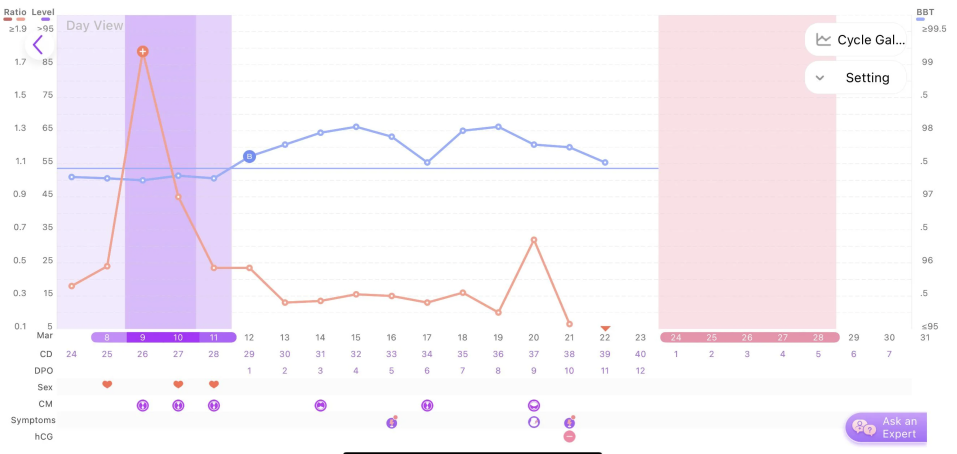
#> input picture real-screen-1.png, 2870 x 1360 px (shown at 1/3 size)
$ python -i plot_region.py   (imports and definitions only)
#> lines starting #> are read from the running program, lines starting #| are printed output that depends on the picture; after the words box and inside, x2 and y2 are one past the last pixel; in counts of white or black regions, pixels touching at a corner belong together
#> further down, picture is the input picture: shape (1360, 2870, 3); mean B, G, R 248.2, 241.1, 247.7
"""Plot-region (chart bounding-box) detection.

Strategy:
  1. Get the bounding box of all "data ink" — the union of BBT-blue and
     LH-orange pixels (purple Level is ALSO useful for boundary estimation
     even though we don't predict it, so we include it here too). Inflate the
     box by a small margin to recover the plot box that contains it.
  2. Detect horizontal gridlines via morphology — the longest horizontal pale
     strokes in the image. Use their min/max y as top/bottom of plot.
  3. Reconcile (1) and (2): take the gridline y-extent when it's plausible,
     else fall back to the ink bbox y-extent.
  4. As a last resort, use FALLBACK_PLOT_RATIOS.

The detected box is in WORKING-CANVAS pixel coordinates.
"""

from __future__ import annotations

from dataclasses import dataclass

import cv2
import numpy as np

from .color_segmentation import SeriesMasks
from .constants import FALLBACK_PLOT_RATIOS


@dataclass
class PlotRegion:
    x0: int  # left, inclusive
    y0: int  # top, inclusive
    x1: int  # right, inclusive
    y1: int  # bottom, inclusive
    method: str  # "ink+grid" | "ink" | "grid" | "fallback" — for debugging

    @property
    def width(self) -> int:
        return self.x1 - self.x0

    @property
    def height(self) -> int:
        return self.y1 - self.y0


# [59 lines left out: function _ink_bbox, not called in this run]


def _gridline_band(bgr: np.ndarray) -> tuple[int, int] | None:
    """Return (y_top, y_bottom) of the horizontal gridline band, or None.

    Same neutral-saturation gate as the vertical-gridline detector: tinted
    capsule backgrounds in the date row below the chart fall in the same
    brightness window as gridlines and were dragging y_bottom down past the
    actual plot area.
    """
    gray = cv2.cvtColor(bgr, cv2.COLOR_BGR2GRAY)
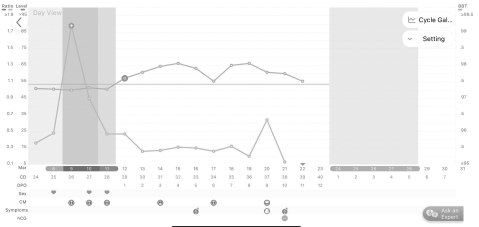
#> gray: shape (1360, 2870) (shown at 1/6 size); min 0, max 255, mean 243.9
    hsv = cv2.cvtColor(bgr, cv2.COLOR_BGR2HSV)
#> hsv: shape (1360, 2870, 3); mean H, S, V 45.5, 11.3, 251.6
    sat = hsv[:, :, 1]
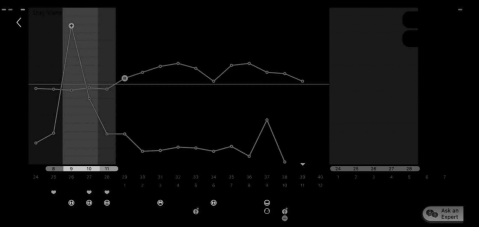
#> sat: shape (1360, 2870) (shown at 1/6 size); min 0, max 207, mean 11.3
    pale = cv2.inRange(gray, 228, 247)
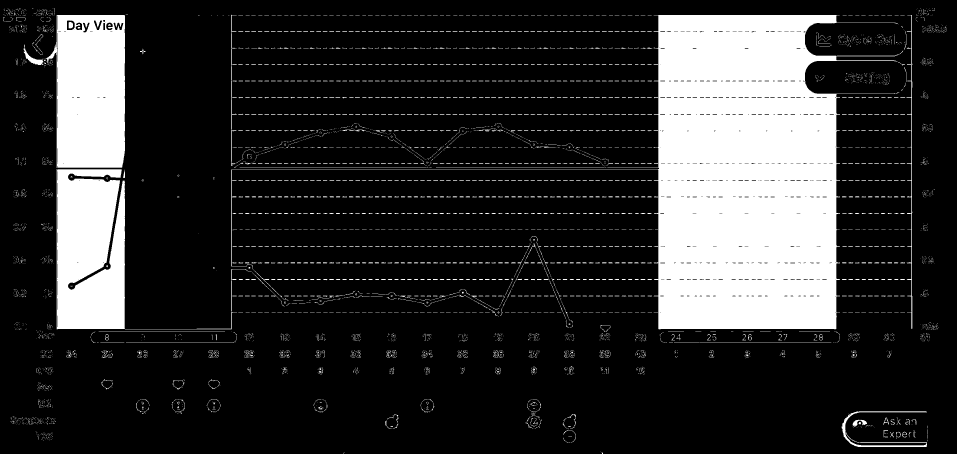
#> pale: shape (1360, 2870) (shown at 1/3 size); 18.8% white; 5369 white regions (4121 under 20 px), largest, box (x1, y1, x2, y2) and area: (694, 45, 2709, 988) 485498, (170, 507, 755, 988) 92851, (136, 45, 375, 504) 91382
    neutral = cv2.inRange(sat, 0, 18)
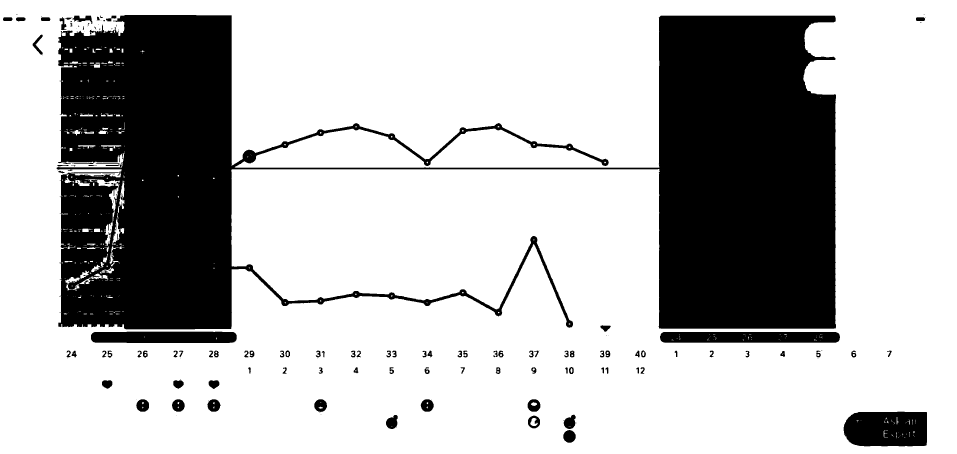
#> neutral: shape (1360, 2870) (shown at 1/3 size); 73.2% white; 189 black regions (88 under 20 px), largest, box (x1, y1, x2, y2) and area: (170, 45, 2508, 988) 964069, (2531, 1235, 2781, 1339) 24018, (1980, 996, 2520, 1028) 16899
    pale = cv2.bitwise_and(pale, neutral)
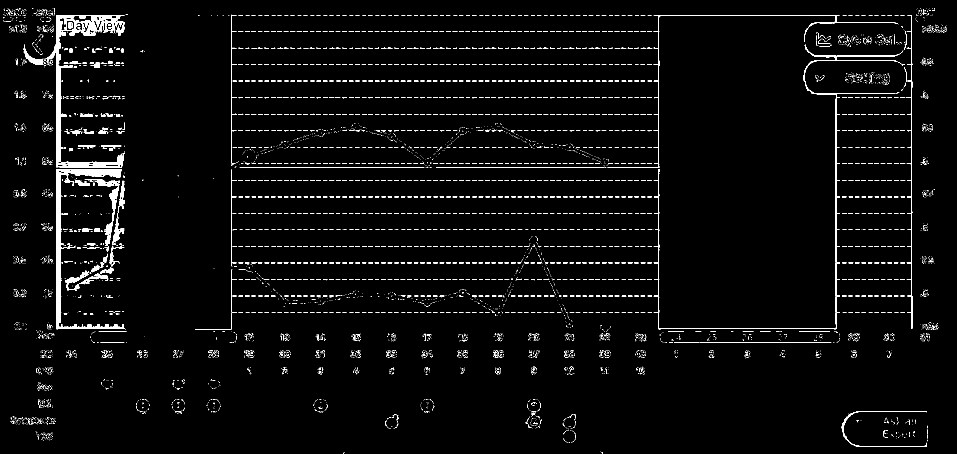
#> pale: shape (1360, 2870) (shown at 1/3 size); 2.6% white; 6507 white regions (5351 under 20 px), largest, box (x1, y1, x2, y2) and area: (136, 45, 374, 503) 14115, (170, 507, 374, 988) 10081, (1961, 133, 2709, 988) 6062
    h, w = pale.shape
    kw = max(40, w // 8)
    horiz_kernel = cv2.getStructuringElement(cv2.MORPH_RECT, (kw, 1))
    horiz = cv2.morphologyEx(pale, cv2.MORPH_OPEN, horiz_kernel)
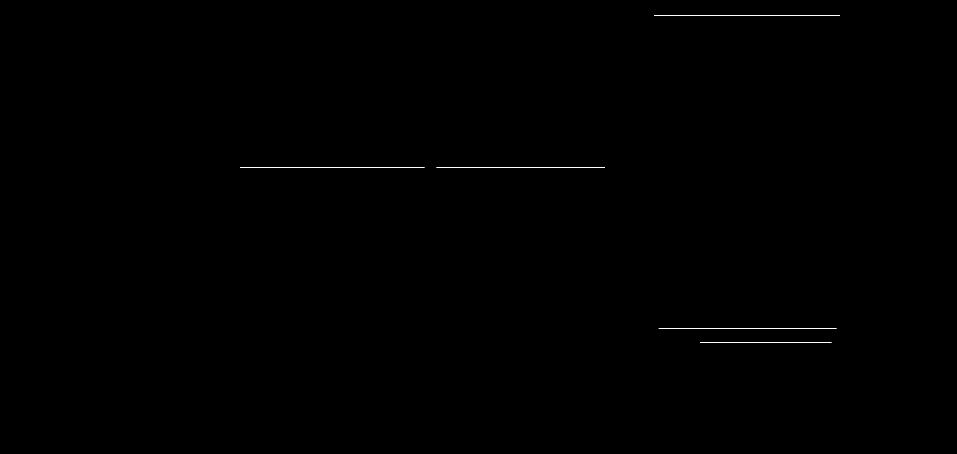
#> horiz: shape (1360, 2870) (shown at 1/3 size); 0.08% white in thin lines or dots, all inside (x1, y1, x2, y2) = (720, 45, 2520, 1029)
    row_sums = horiz.sum(axis=1)
#> row_sums = 1360 values, max 270300 at index 502, min 0 at index 0, mean 577.9
    if row_sums.max() == 0:
        return None
    thresh = 0.4 * row_sums.max()
#> thresh = 108120
    strong = np.where(row_sums >= thresh)[0]
#> strong = [45, 46, 502, 986]
    if strong.size < 2:
        return None
    return int(strong.min()), int(strong.max())


# [60 lines left out: function detect, not called in this run]

>>> import cv2
>>> picture = cv2.imread('../../real-screen-1.png')
>>> result = _gridline_band(picture)
#> result = (45, 986)

$ run again, on real-screen-2.png
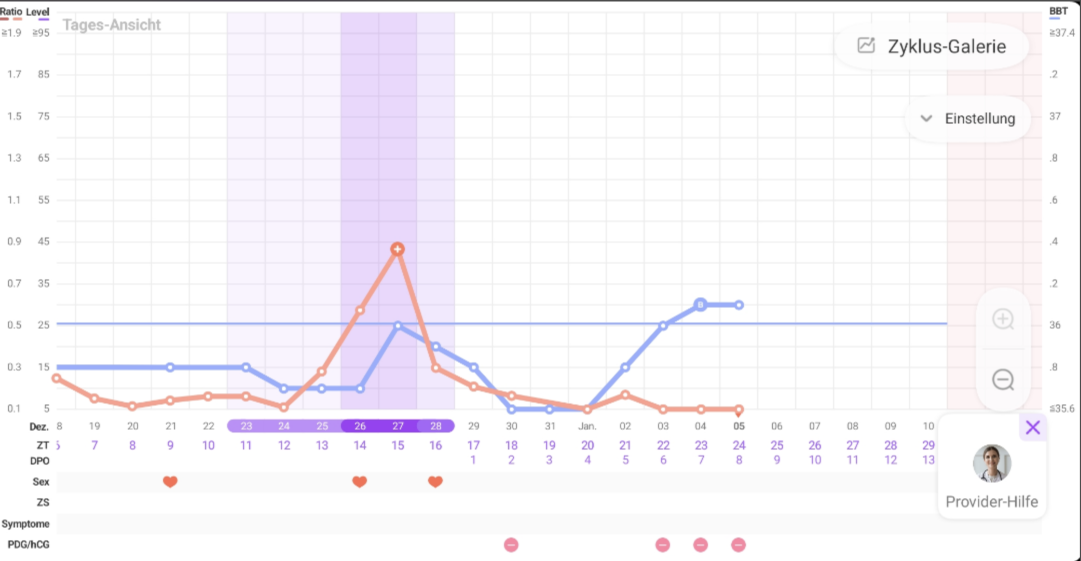
#> input picture real-screen-2.png, 2162 x 1122 px (shown at 1/2 size)
#> picture is the input picture: shape (1122, 2162, 3); mean B, G, R 249.6, 245.4, 248.1
#> hsv: shape (1122, 2162, 3); mean H, S, V 34.6, 6.2, 250.9
#> in _gridline_band, `pale = cv2.inRange(gray, 228, 247)`:
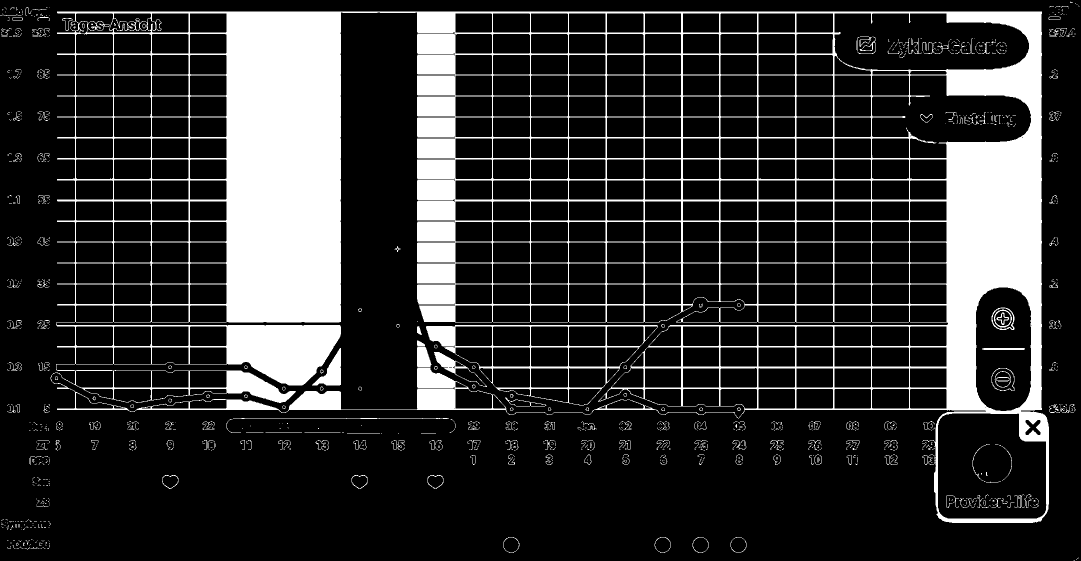
#> pale: shape (1122, 2162) (shown at 1/2 size); 19% white; 1092 white regions (867 under 20 px), largest, box (x1, y1, x2, y2) and area: (101, 23, 2098, 1046) 431692, (852, 650, 1316, 811) 7965, (624, 696, 682, 771) 1902
#> neutral: shape (1122, 2162); 89.5% white; 69 black regions (2 under 20 px), largest, box (x1, y1, x2, y2) and area: (102, 25, 1896, 836) 221959, (453, 836, 911, 866) 12880, (2041, 830, 2091, 880) 2277
#> in _gridline_band, `horiz = cv2.morphologyEx(pale, cv2.MORPH_OPEN, horiz_kernel)`:
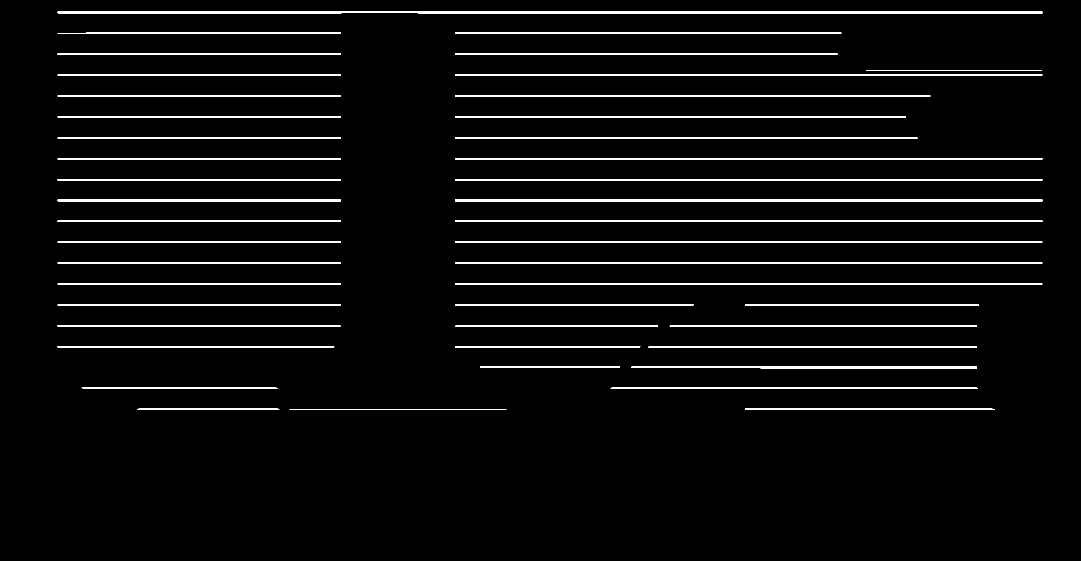
#> horiz: shape (1122, 2162) (shown at 1/2 size); 3.5% white; 44 white regions, largest, box (x1, y1, x2, y2) and area: (115, 23, 2085, 27) 7574, (910, 399, 2085, 403) 4700, (910, 316, 2085, 319) 3525
#> row_sums = 1122 values, max 502350 at index 23, min 0 at index 0, mean 19348.4
#> thresh = 200940
#> strong = 53 values from 23 to 819
#> result = (23, 819)

$ run again, on real-screen-3.png
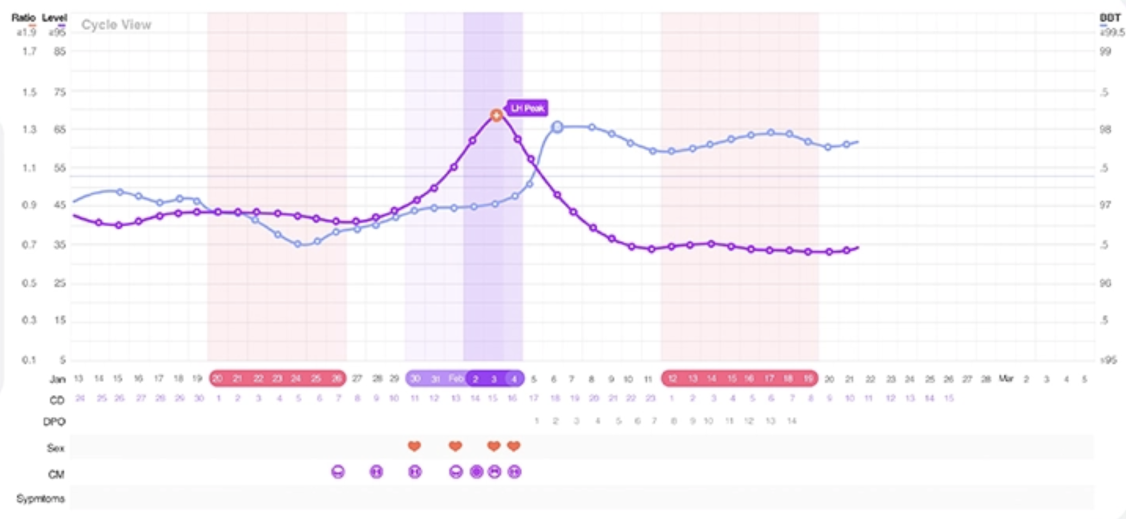
#> input picture real-screen-3.png, 2252 x 1038 px (shown at 1/2 size)
#> picture is the input picture: shape (1038, 2252, 3); mean B, G, R 248.3, 244.2, 249.1
#> hsv: shape (1038, 2252, 3); mean H, S, V 54.1, 7.4, 251
#> in _gridline_band, `pale = cv2.inRange(gray, 228, 247)`:
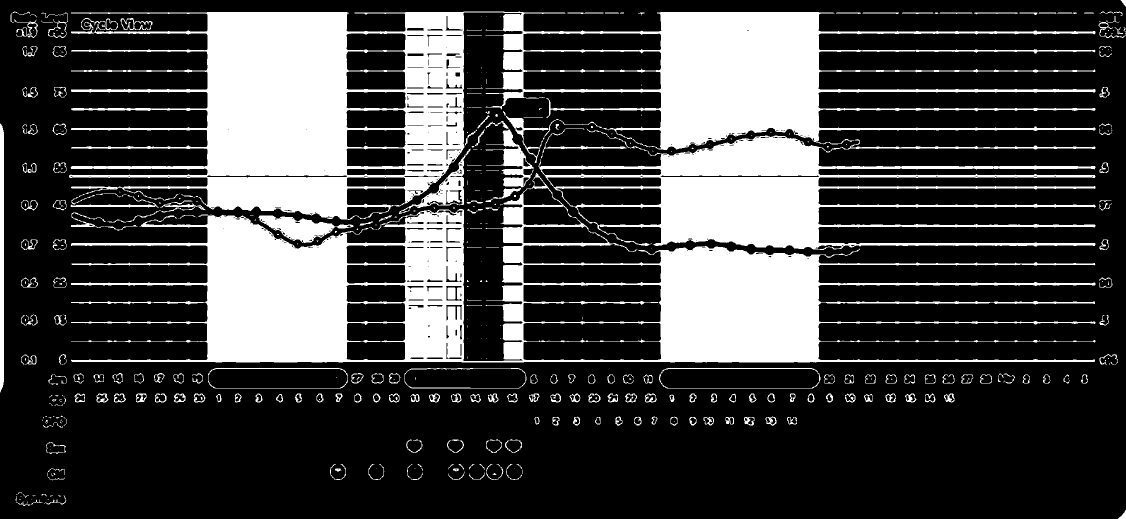
#> pale: shape (1038, 2252) (shown at 1/2 size); 26.5% white; 486 white regions (239 under 20 px), largest, box (x1, y1, x2, y2) and area: (138, 23, 2191, 440) 270796, (142, 346, 2191, 725) 215575, (1077, 271, 2192, 500) 85931
#> neutral: shape (1038, 2252); 92.7% white; 70 black regions (8 under 20 px), largest, box (x1, y1, x2, y2) and area: (143, 25, 1720, 722) 124513, (1319, 737, 1639, 776) 12133, (416, 737, 695, 776) 10573
#> in _gridline_band, `horiz = cv2.morphologyEx(pale, cv2.MORPH_OPEN, horiz_kernel)`:
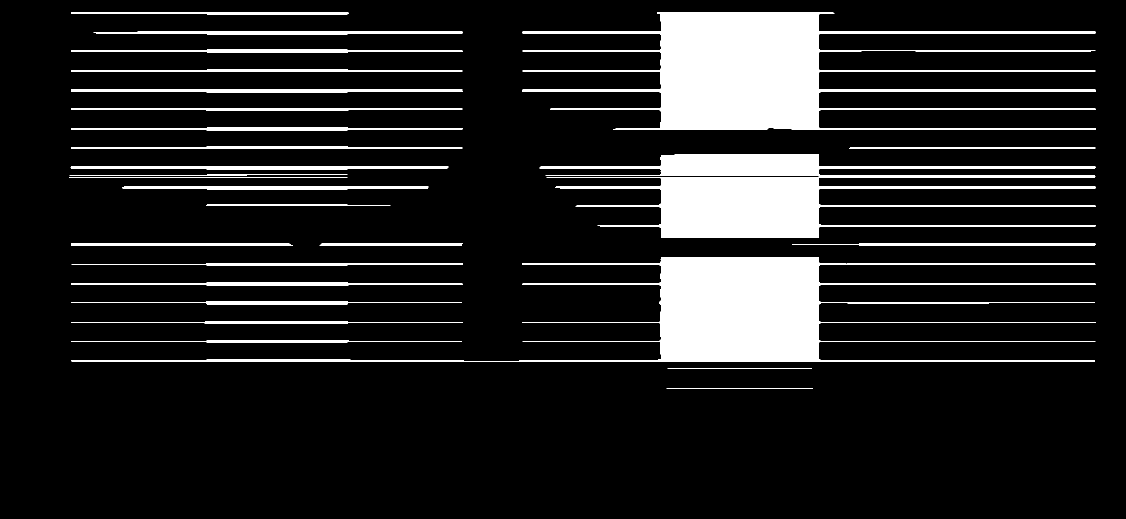
#> horiz: shape (1038, 2252) (shown at 1/2 size); 12.6% white; 32 white regions, largest, box (x1, y1, x2, y2) and area: (142, 515, 2191, 724) 82486, (1045, 61, 2191, 255) 74448, (1093, 353, 2192, 476) 48532
#> row_sums = 1038 values, max 521985 at index 722, min 0 at index 0, mean 72350.5
#> thresh = 208794
#> strong = 65 values from 25 to 723
#> result = (25, 723)
